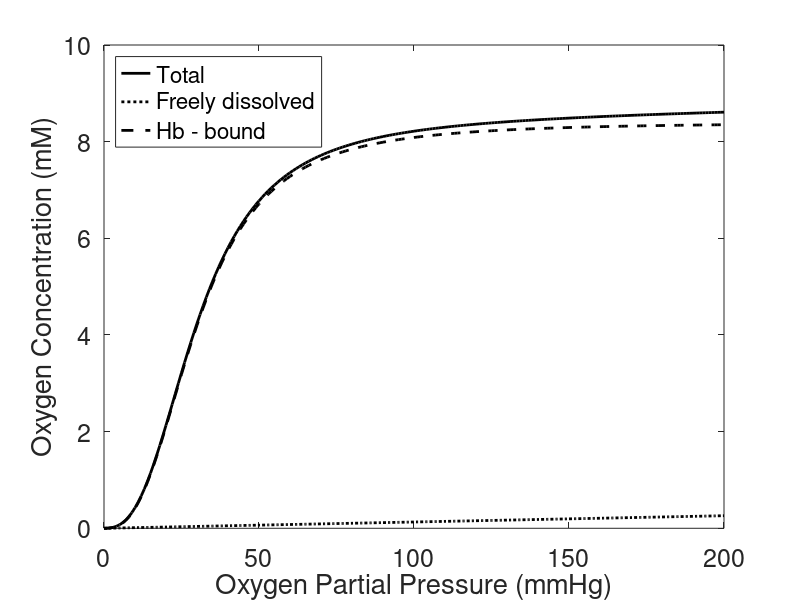

Here is the MATLAB script that generated this plot:
clear; close all; clc;

%%% gas exchange parameters
alpha   = 1.3e-6*1e3;  % O2 solubility by Henry's law(mM/mmHg)
CHb     = 0.021*1e3;   % Hb binding site conc (mmol/L of RBC's)
Hct     = 0.40;    % hematocrit (unitless)
C0      = CHb*Hct; % blood oxygen binding capacity (mol/L)
n       = 2.7;     % Hill exponent
P50     = 30;      % half-max saturation of Hb
DO      = 1;     % (apparent) O2 diffusion coefficient (ml/s)

% O2 look up table (concetration to partial pressure conversion)
Plookup = 0:1:200; %look up table
Clookup = alpha*Plookup + C0*(Plookup.^n)./(Plookup.^n + P50.^n);

SAT = (Plookup.^n)./(Plookup.^n + P50.^n);
FREE = alpha*Plookup;

LOOK.Plookup = Plookup;
LOOK.Clookup = Clookup;

figure;

plot(Plookup,Clookup,'k','linewidth',2)
hold on
plot(Plookup, FREE,'k:','linewidth',2)
hold on
plot(Plookup,C0*SAT,'k--','linewidth',2)
set(gca,'fontsize',18)
xlabel('Oxygen Partial Pressure (mmHg)')
ylabel('Oxygen Concentration (mM)')
legend('Total','Freely dissolved', 'Hb - bound','location','northwest')


save('Lookup.mat','LOOK')